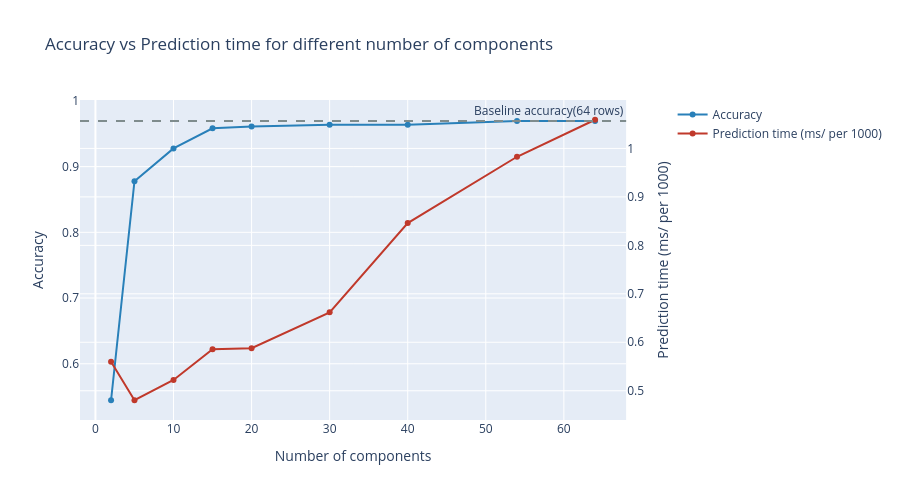

Source (notebook cell):
### Markdown cell above
### 7.2 Prediction Accuracy and Speed with the k Component PCA

### Code cell
fig = make_subplots(specs=[[{"secondary_y": True}]])


# For Accuracy
fig.add_trace(go.Scatter(x=sweep_df["n_components"], y=sweep_df["accuracy"],
                        mode="lines+markers", name="Accuracy",
                        line=dict(color="#2980b9", width=2)), secondary_y=False)

# For Speed
fig.add_trace(go.Scatter(x=sweep_df["n_components"], y=sweep_df["speed_per_1000"],
                        mode="lines+markers", name="Prediction time (ms/ per 1000)",
                        line=dict(color="#c0392b", width=2)), secondary_y=True)

# Add baseline line
fig.add_hline(y=baseline_model["accuracy"], line_dash="dash", line_color="#7f8c8d",
            annotation_text="Baseline accuracy(64 rows)", secondary_y=False)

# Add legend
fig.update_layout(title="Accuracy vs Prediction time for different number of components",
                xaxis_title="Number of components",height=500, hovermode='x unified')

fig.update_yaxes(title_text="Accuracy", secondary_y=False)
fig.update_yaxes(title_text="Prediction time (ms/ per 1000)", secondary_y=True)

### Figure 1 — Plotly figure (JSON) as saved in the notebook; plotly's stock layout.template omitted (floating-point values rounded to 4 significant figures)
{"data": [{"line": {"color": "#2980b9", "width": 2}, "mode": "lines+markers", "name": "Accuracy", "type": "scatter", "x": [2, 5, 10, 15, 20, 30, 40, 54, 64], "xaxis": "x", "y": [0.5444, 0.8778, 0.9278, 0.9583, 0.9611, 0.9639, 0.9639, 0.9694, 0.9694], "yaxis": "y"}, {"line": {"color": "#c0392b", "width": 2}, "mode": "lines+markers", "name": "Prediction time (ms/ per 1000)", "type": "scatter", "x": [2, 5, 10, 15, 20, 30, 40, 54, 64], "xaxis": "x", "y": [0.5597, 0.4804, 0.5222, 0.5856, 0.5877, 0.6618, 0.8459, 0.9828, 1.059], "yaxis": "y2"}], "layout": {"annotations": [{"showarrow": false, "text": "Baseline accuracy(64 rows)", "x": 1, "xanchor": "right", "xref": "x domain", "y": 0.9694, "yanchor": "bottom", "yref": "y"}], "height": 500, "hovermode": "x unified", "shapes": [{"line": {"color": "#7f8c8d", "dash": "dash"}, "type": "line", "x0": 0, "x1": 1, "xref": "x domain", "y0": 0.9694, "y1": 0.9694, "yref": "y"}], "title": {"text": "Accuracy vs Prediction time for different number of components"}, "xaxis": {"anchor": "y", "domain": [0, 0.94], "title": {"text": "Number of components"}}, "yaxis": {"anchor": "x", "domain": [0, 1], "title": {"text": "Accuracy"}}, "yaxis2": {"anchor": "x", "overlaying": "y", "side": "right", "title": {"text": "Prediction time (ms/ per 1000)"}}}}
